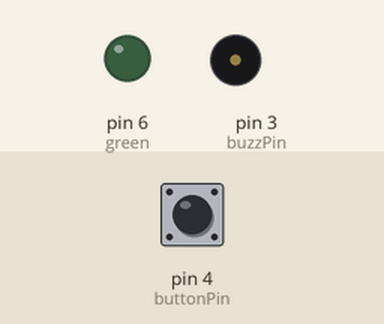
This sketch was run on a simulated Arduino Uno, built with avr-gcc and run on an emulated ATmega328P. Parts: output pins drawn as LEDs (lit = HIGH), buzzer (waves = sounding, pin HIGH). The test bench sets the inputs (shaded band); at power-on: pin 4 (buttonPin) HIGH.

Above: at 1.2 s.
1.3 s: pin 4 (buttonPin) pulled LOW for 0.15 s
At 1.37 s:
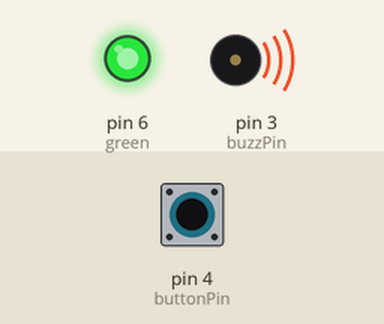
2.9 s: pin 4 (buttonPin) pulled LOW for 3.2 s
At 7.2 s:
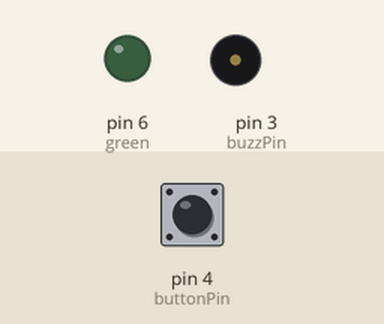
Timing chart, 0 to 8.7 s (numbered marks = the images above; inputs shaded):
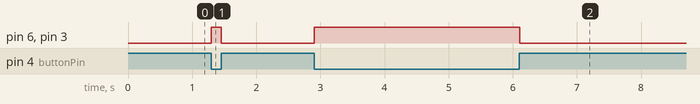

Measured:
- after the input at 1.3 s, pin 6 (green), pin 3 (buzzPin): LOW → HIGH at once, → LOW 0.15 s later
- after the input at 2.9 s, pin 6 (green), pin 3 (buzzPin): LOW → HIGH at once, → LOW 3.2 s later

The sketch:

34_simplest_switch.ino
```cpp
int buttonPin = 4;
int buttonValue;
int dt = 25;
int green = 6;
int buzzPin = 3;

void setup() {
  // put your setup code here, to run once:
  Serial.begin(9600);
  pinMode(green, OUTPUT);
  pinMode(buttonPin, INPUT);
  digitalWrite(buttonPin, HIGH); // write to input pin. Use the internal pull up resistor switch
  pinMode(buzzPin, OUTPUT);

}

void loop() {
  // put your main code here, to run repeatedly:
  buttonValue = digitalRead(buttonPin);
  //Serial.print("Your Button is: ");
  //Serial.println(buttonValue);

  if(buttonValue==0){
    digitalWrite(green, HIGH);
    digitalWrite(buzzPin, HIGH);
  }
  else{
      digitalWrite(green, LOW);
      digitalWrite(buzzPin, LOW);
  }
  delay(dt);


}
```
